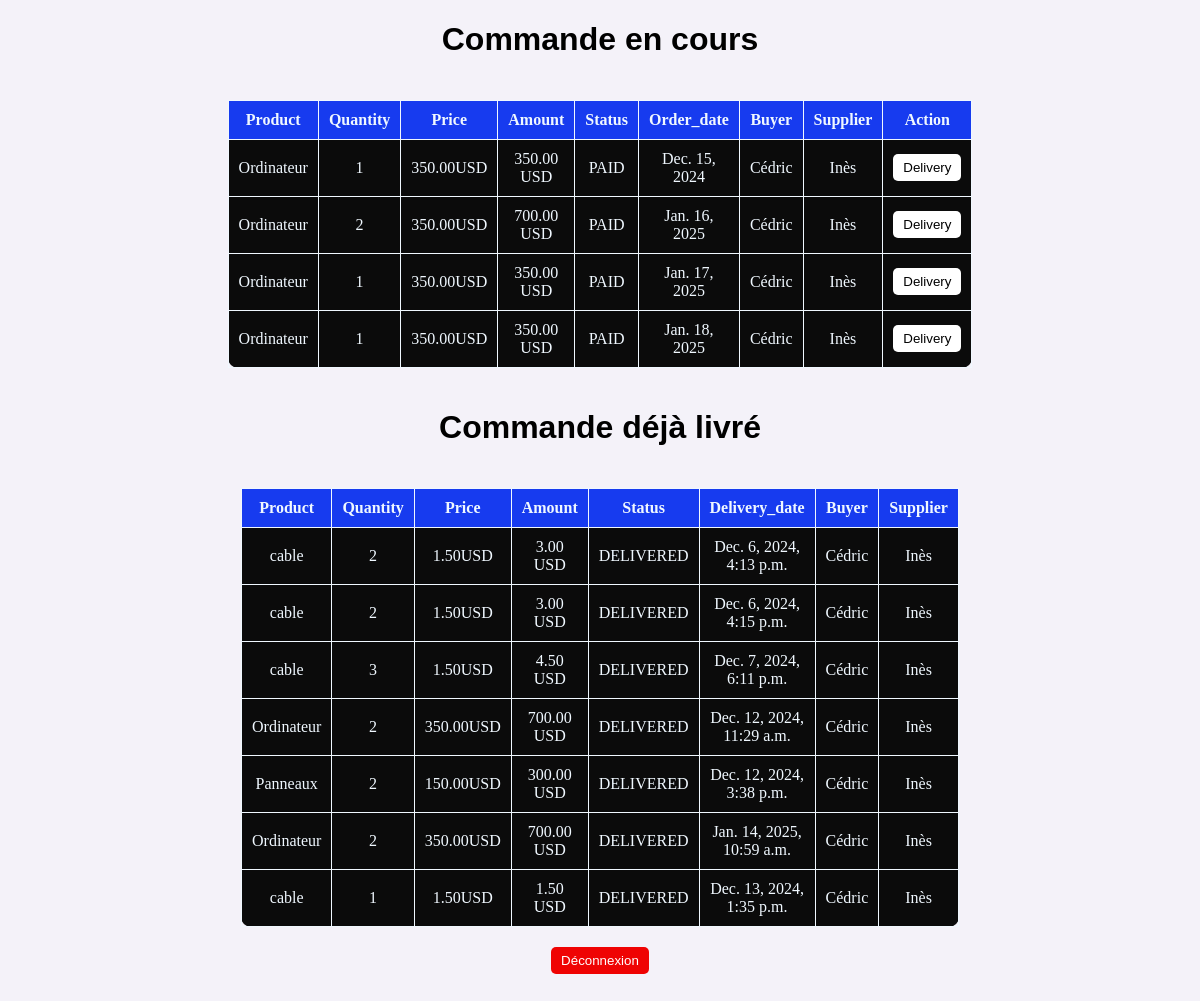
Screenshot of /add_supplier_orders/ (signed in) with the database file from the repository.
### gestion/models.py (models this page shows, shortened)
class Order(models.Model):
    buyer = models.ForeignKey(User, on_delete= models.CASCADE, related_name='buyer_orders')
    product = models.ForeignKey(Product, on_delete= models.CASCADE)
    quantity = models.IntegerField()
    status = models.CharField(max_length= 20, choices= [('PENDING','pending'),('PAID','paid'),('DELIVERED','delivered'),('CANCELLED','cancelled')], default ='PENDING')
    is_processed = models.BooleanField(default = False)
    order_date = models.DateField(auto_now_add=True)
    payment_date = models.DateTimeField(auto_now_add=True)
    delivery_date = models.DateTimeField(auto_now_add=True)

class Product(models.Model):
    name = models.CharField(max_length=100)
    description = models.TextField(max_length= 200)
    price = models.DecimalField(max_digits= 10, decimal_places= 2)
    quantity = models.IntegerField()
    supplier = models.ForeignKey(User, on_delete = models.CASCADE)

class User(AbstractUser):
    ROLE_CHOICES = [
        ('admin', 'Admin'),
        ('buyer', 'Buyer'),
        ('supplier','Supplier'),
    ]
    role = models.CharField(max_length= 8, choices= ROLE_CHOICES)
    groups = models.ManyToManyField('auth.Group', related_name= 'custom_user_groups', blank=True)
    user_permissions = models.ManyToManyField('auth.Permission', related_name= 'custom_user_permissions', blank=True)

### gestion/views.py (the view, shortened to what this page needs)
# urls.py: path("add_supplier_orders/", views.supplier_orders, name = "supplier_orders"),
@login_required
@role_required('Supplier')
def supplier_orders(request):
    paid_orders =  Order.objects.filter(status ='PAID')
    delivery_orders = Order.objects.filter(status ='DELIVERED')
    products = Product.objects.all()
    return render(request, 'supplier_orders.html', {'products': products,'delivery_orders': delivery_orders, 'paid_orders': paid_orders})

### gestion/templatetags/custom_filters.py (called while the page is built)
@register.filter
def multiply(value, arg):
    return value * arg

### gestion/views.py (called while the page is built)
def role_required(role):
    def decorator(view_func):
        @wraps(view_func)
        def _wrapped_view(request, *args, **kwargs):
                if request.user.is_authenticated and request.user.role == role:
                    return view_func(request, *args, **kwargs)
                else:
                    return HttpResponseForbidden("NO PERMISSION")
        return _wrapped_view
    return decorator

### gestion/templates/supplier_orders.html (shortened to what this page needs)
{% load static %}
{% load custom_filters %}
<!DOCTYPE html>
<html lang="en">
<head>
    <link rel="stylesheet" href="{% static 'css/style.css' %}">
</head>
<body>
    <h1>Commande en cours </h1>
    <table>
        <thead>
            <tr>
                <th>Product</th>
                <th>Quantity</th>
                <th>Price</th>
                <th>Amount</th>
                <th>Status</th>
                <th>Order_date</th>
                <th>Buyer</th>
                <th>Supplier</th>
                <th>Action</th>
            </tr>
        </thead>
        <tbody>
            {% for order in paid_orders %}
            <tr>
                <td>{{order.product.name}}</td>
                <td>{{order.quantity}}</td>
                <td>{{order.product.price}}USD</td>
                <td>{{order.product.price|multiply:order.quantity}} USD</td>
                <td>{{order.status}}</td>
                <td>{{order.order_date}}</td>
                <td>{{order.buyer.username}}</td>
                <td>{{order.product.supplier.username}}</td>
                <td>
                    <form method="get" action="{% url 'supplier_delivery' order.id %}">{% csrf_token %}
                        <button type="submit" class="btn"> Delivery </button>
                    </form>
                </td>
            </tr>
            {% empty %}
            <tr>
                <td colspan="8">No order available.</td>
            </tr>
            {% endfor %}
        </tbody>
    </table>
    <h1>Commande déjà livré</h1>
    <table>
        <thead>
            <tr>
                <th>Product</th>
                <th>Quantity</th>
                <th>Price</th>
                <th>Amount</th>
                <th>Status</th>
                <th>Delivery_date</th>
                <th>Buyer</th>
                <th>Supplier</th>
            </tr>
        </thead>
        <tbody>
            {% for order in delivery_orders %}
            <tr>
                <td>{{order.product.name}}</td>
                <td>{{order.quantity}}</td>
                <td>{{order.product.price}}USD</td>
                <td>{{order.product.price|multiply:order.quantity}} USD</td>
                <td>{{order.status}}</td>
                <td>{{order.delivery_date}}</td>
                <td>{{order.buyer.username}}</td>
                <td>{{order.product.supplier.username}}</td>
            </tr>
            {% empty %}
            <tr>
                <td colspan="8">No order available.</td>
            </tr>
            {% endfor %}
        </tbody>
    </table>
    <form method="post" action="{% url 'logout' %}">{% csrf_token %}
        <button type="submit" class="btn btn-danger"> Déconnexion </button>
    </form>
</body>
</html>

### gestion/static/css/style.css (style rules this page uses)
h1 { font-family: Arial, Helvetica, sans-serif; font-size: 2rem; }
table { width: 65%; background-color:rgb(11, 11, 11); border-collapse: collapse; border-radius: 10px; color: aliceblue; margin: 20px 0; }
thead { background-color:rgb(23, 59, 239); }
table th, table td { border: 1px solid; padding: 10px; text-align: center; }
body { background-color: rgb(244, 242, 249); width: 90%; min-height: 100vh; box-sizing: border-box; margin: auto; padding-bottom: 5rem; display: flex; flex-direction: column; justify-content: center; align-items: center; }
.btn { display: block; outline: none; border: none; padding: 6px 10px; border-radius: 5px; background-color: white; cursor: pointer; width: fit-content; }
.btn-danger { background-color: rgb(239, 3, 3); color: white; }

### rows the page displays
Order: product.name "Ordinateur", quantity "1", product.price "350.00", product.price|multiply "350.00", status "PAID", order_date "Dec. 15, 2024", buyer.username "Cédric", product.supplier.username "Inès"
Order: product.name "Ordinateur", quantity "2", product.price "350.00", product.price|multiply "700.00", status "PAID", order_date "Jan. 16, 2025", buyer.username "Cédric", product.supplier.username "Inès"
Order: product.name "Ordinateur", quantity "1", product.price "350.00", product.price|multiply "350.00", status "PAID", order_date "Jan. 17, 2025", buyer.username "Cédric", product.supplier.username "Inès"
Order: product.name "Ordinateur", quantity "1", product.price "350.00", product.price|multiply "350.00", status "PAID", order_date "Jan. 18, 2025", buyer.username "Cédric", product.supplier.username "Inès"
Order: product.name "cable", quantity "2", product.price "1.50", product.price|multiply "3.00", status "DELIVERED", delivery_date "Dec. 6, 2024, 4:13 p.m.", buyer.username "Cédric", product.supplier.username "Inès"
Order: product.name "cable", quantity "2", product.price "1.50", product.price|multiply "3.00", status "DELIVERED", delivery_date "Dec. 6, 2024, 4:15 p.m.", buyer.username "Cédric", product.supplier.username "Inès"
Order: product.name "cable", quantity "3", product.price "1.50", product.price|multiply "4.50", status "DELIVERED", delivery_date "Dec. 7, 2024, 6:11 p.m.", buyer.username "Cédric", product.supplier.username "Inès"
Order: product.name "Ordinateur", quantity "2", product.price "350.00", product.price|multiply "700.00", status "DELIVERED", delivery_date "Dec. 12, 2024, 11:29 a.m.", buyer.username "Cédric", product.supplier.username "Inès"
Order: product.name "Panneaux", quantity "2", product.price "150.00", product.price|multiply "300.00", status "DELIVERED", delivery_date "Dec. 12, 2024, 3:38 p.m.", buyer.username "Cédric", product.supplier.username "Inès"
Order: product.name "Ordinateur", quantity "2", product.price "350.00", product.price|multiply "700.00", status "DELIVERED", delivery_date "Jan. 14, 2025, 10:59 a.m.", buyer.username "Cédric", product.supplier.username "Inès"
Order: product.name "cable", quantity "1", product.price "1.50", product.price|multiply "1.50", status "DELIVERED", delivery_date "Dec. 13, 2024, 1:35 p.m.", buyer.username "Cédric", product.supplier.username "Inès"
